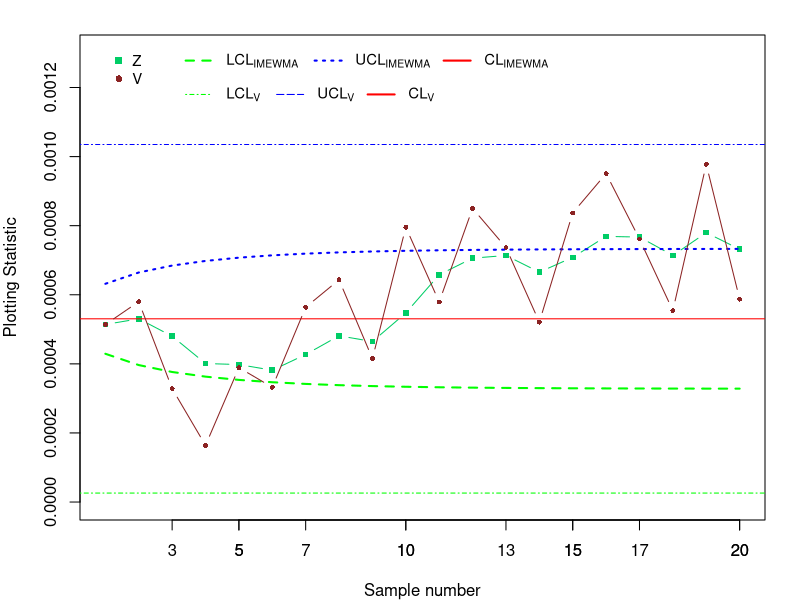

Here is the R script that generated this plot:
set.seed(254)
###Building control limits
n=6
t=1:20
lamda=0.25
L=3.031
x1=2/(3*n)
x2=lamda/(2-lamda)
x3=(1-(1-lamda)^t)
W1=1-(L*sqrt(x1*x2*x3))
W1

W2=1+(L*sqrt(x1*x2*x3))
W2
####constructing function to generate random numbers
N = 6 #The number of samples from the Inverse Maxwell distribution             
rIND=
  function (N, sigma){
    rand.samples = rep(NA,N)#Variable to store the samples from the IMD distribution
    for(i in 1:N){
      rand.samples[i] = 1/(sigma*sqrt(2*rgamma(1,3/2,1)))
    }
    rand.samples
  }

r<- matrix(, nrow = 6, ncol=20)
s=z=c()
lambda=0.25
for(i in 1:20){
  r[,i]<-rIND(N,0.02)
  s[i]<-((3*5)^-1)*sum(r[,i]^-2)
  w0<-mean(s)
  if(i==1){
    z[i] <- lambda*s[i]+(1-lambda)*w0
  }else {
    z[i] <- lambda*s[i]+(1-lambda)*z[i-1]
  }
}




#plotting statistic
ZIM1=z[1:10]
ZIM2=z[11:20]
ZIM=c(ZIM1,1.25*ZIM2)

#EWMA control limits

UCL=W2*w0
CL=w0
LCL=W1*w0

#EWMA control chart
par(mar=c(4,4,1.75,1.75))
xtick<-c(3,5,7,10,13,15,17,20)
plot(ZIM,type ="b", ylim=c(0,.0013),xlim=c(1,20),ylab = "Plotting Statistic",xlab = "Sample number",col="springgreen3",pch=15,cex=0.75)
abline(h =w0 , col = "red", lty = 1, lwd = 1)
lines(LCL,col="green",lwd=2,lty=2)
lines(UCL,col="blue",lwd=2,lty=3)
axis(side=1, at=xtick, labels = TRUE)
legend(1,0.00133,legend = c("Z",expression('V')),pch = c(15,16),bty = "n",cex = 0.9,col =c("springgreen3","brown4") )
legend(3,0.00133,
       c(expression('LCL'[IMEWMA]),
         expression('UCL'[IMEWMA]),
         expression('CL'[IMEWMA])),
       col = c("green","blue","red"),
       lwd = c(2,2,2),lty = c(2,3,1), bty = "n",horiz = T,cex = 0.9)

legend(3,0.001232,
       c(expression('LCL'['V']),
         expression('UCL'['V']),
         expression('CL'['V'])),
       col = c("green","blue","red"),
       lwd = c(1,1,2),lty = c(4,5,1), bty = "n",horiz = T,cex = 0.9)
####################
n=6
L1=2.8530
p1=2/(3*n)
W11=1-(L1*sqrt(p1))
W11

W22=1+(L1*sqrt(p1))
W22

LCL1=W11*w0
UCL1=W22*w0

sigma_s1=s[1:10]
sigma_s2=s[11:20]
sigma_s=c(sigma_s1,1.25*sigma_s2)

lines((sigma_s),type="b",lwd=1,lty=1,pch=16,col="brown4",cex=0.65)
abline(h=LCL1,col="green",lwd=1,lty=4,cex=0.75)
abline(h=UCL1,col="blue",lwd=1,lty=4,cex=0.75)






